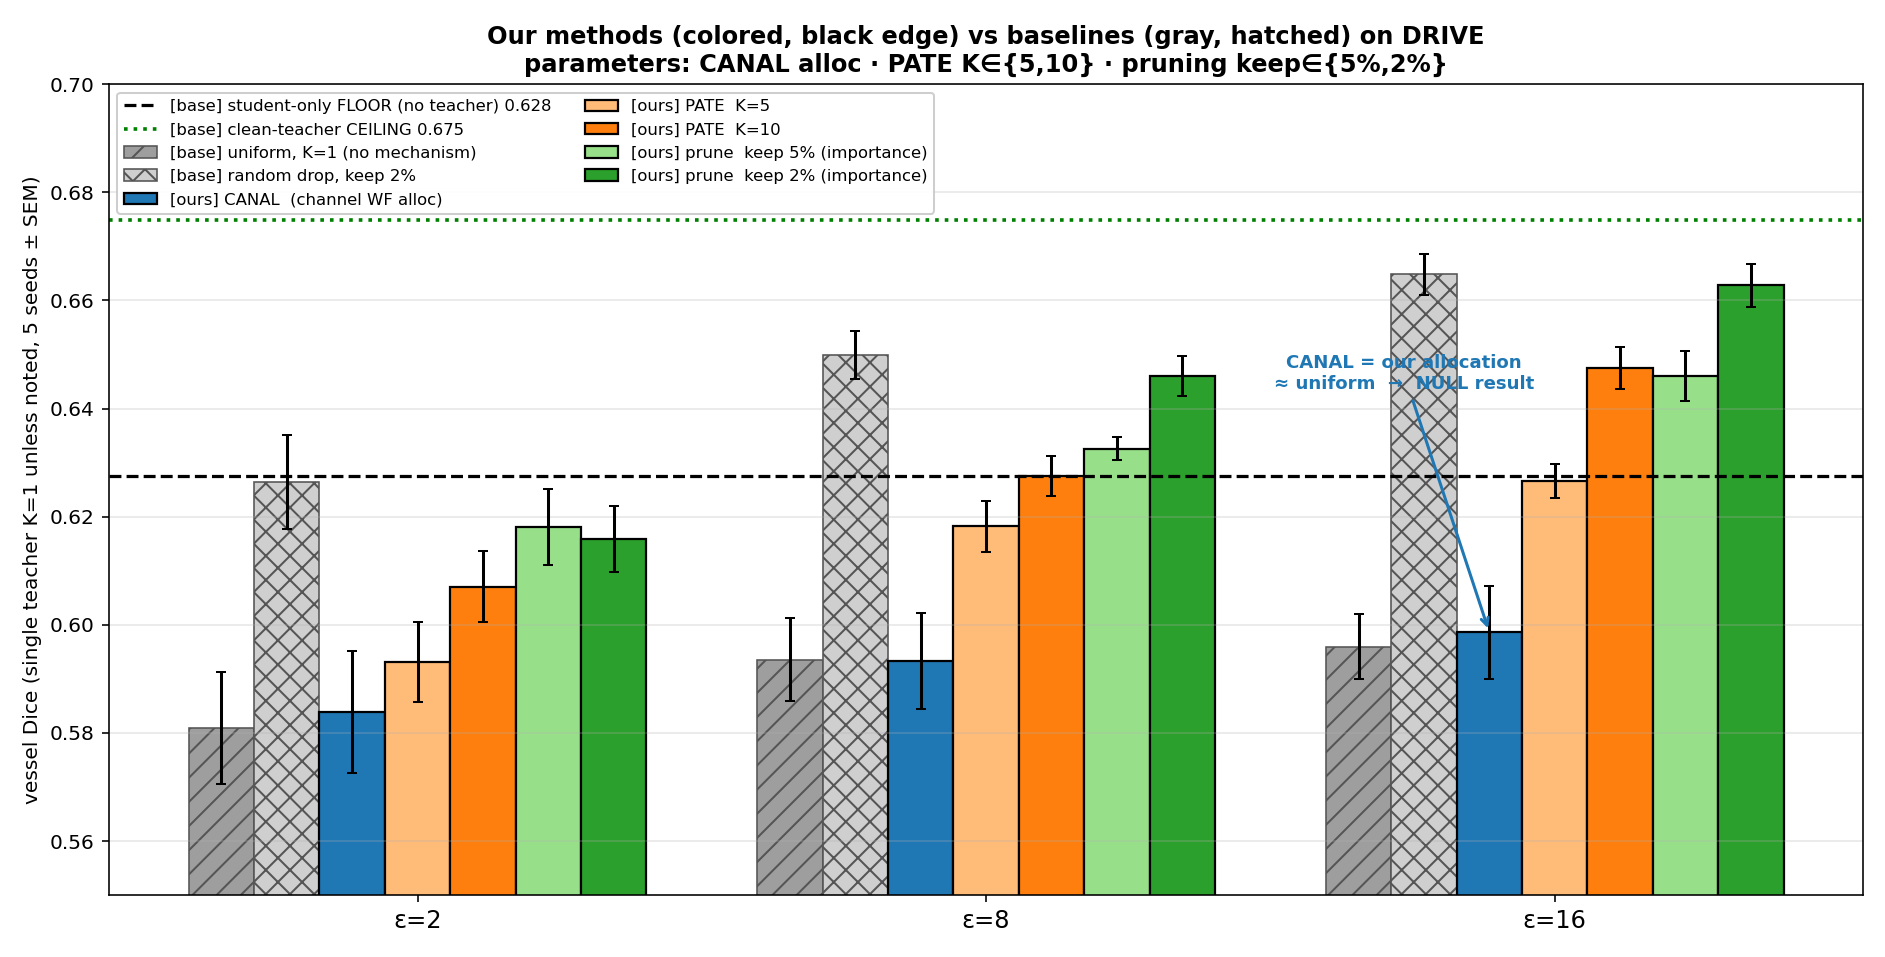

Reproduce this figure in Python.
"""Ours-vs-baseline comparison, CANAL explicitly marked.
All bars share the same TinyUNet single-teacher 5-seed protocol."""
import json
from pathlib import Path
import numpy as np
import matplotlib
matplotlib.use("Agg")
import matplotlib.pyplot as plt

HERE = Path(__file__).parent
def L(n): return json.load(open(HERE / n))
ksat    = L("drive_pate_K_saturation_results.json")
compare = L("drive_compare_pate_canal_uniform_results.json")
prune   = L("drive_single_teacher_pruning_results.json")
abl     = L("drive_pruning_ablation_results.json")
EPS = [2.0, 8.0, 16.0]
SQ5 = np.sqrt(5)

def ks(K,e):  c=ksat["sweep"][str(K)]["epsilons"][f"{e}"];        return c["mean"], c["sem"]
def cn(e):    c=compare["K1_CANAL"][str(e)];                       return c["mean"], c["sem"]
def un(e):    c=compare["K1_uniform"][str(e)];                     return c["mean"], c["sem"]
def pr(f,e):  c=prune["sweep"][str(e)][f"{f:.2f}"];               return c["mean"], c["sem"]
def rnd(e):   c=abl["noisy"][str(e)]["rand_keep02"]["vessel_dice"];return c["mean"], c["std"]/SQ5

floor   = abl["no_noise"]["student_only"]["vessel_dice"]["mean"]
ceiling = abl["no_noise"]["clean_full"]["vessel_dice"]["mean"]

# (label, fn, color, hatch, group)
BASE = "BASELINE"; OURS = "OURS"
bars = [
    ("uniform, K=1 (no mechanism)", un,            "#9e9e9e", "//", BASE),
    ("random drop, keep 2%",        rnd,           "#cfcfcf", "xx", BASE),
    ("CANAL  (channel WF alloc)",   cn,            "#1f77b4", "",   OURS),
    ("PATE  K=5",                   lambda e:ks(5,e),  "#ffbb78", "", OURS),
    ("PATE  K=10",                  lambda e:ks(10,e), "#ff7f0e", "", OURS),
    ("prune  keep 5% (importance)", lambda e:pr(0.05,e),"#98df8a", "", OURS),
    ("prune  keep 2% (importance)", lambda e:pr(0.02,e),"#2ca02c", "", OURS),
]
fig, ax = plt.subplots(figsize=(13, 6.6))
nb=len(bars); w=0.115; x=np.arange(len(EPS))
canal_xs=[]
for i,(name,fn,col,hatch,grp) in enumerate(bars):
    ms=[fn(e)[0] for e in EPS]; ss=[fn(e)[1] for e in EPS]
    pos=x+(i-nb/2+0.5)*w
    edge = "black" if grp==OURS else "#555555"
    ax.bar(pos, ms, w, yerr=ss, capsize=2.5, color=col, hatch=hatch,
           edgecolor=edge, linewidth=1.1 if grp==OURS else 0.8,
           label=("[ours] " if grp==OURS else "[base] ")+name)
    if name.startswith("CANAL"): canal_xs=pos
# reference lines
ax.axhline(floor,   color="black", ls="--", lw=1.6, label=f"[base] student-only FLOOR (no teacher) {floor:.3f}")
ax.axhline(ceiling, color="green", ls=":",  lw=1.8, label=f"[base] clean-teacher CEILING {ceiling:.3f}")
# annotate CANAL
ytop=cn(EPS[2])[0]
ax.annotate("CANAL = our allocation\n≈ uniform  →  NULL result",
            xy=(canal_xs[2], ytop), xytext=(canal_xs[2]-0.15, ytop+0.045),
            fontsize=9, ha="center", fontweight="bold", color="#1f77b4",
            arrowprops=dict(arrowstyle="->", color="#1f77b4", lw=1.5))

ax.set_xticks(x); ax.set_xticklabels([f"ε={int(e)}" for e in EPS], fontsize=12)
ax.set_ylabel("vessel Dice (single teacher K=1 unless noted, 5 seeds ± SEM)")
ax.set_ylim(0.55, 0.70)
ax.set_title("Our methods (colored, black edge) vs baselines (gray, hatched) on DRIVE\n"
             "parameters: CANAL alloc · PATE K∈{5,10} · pruning keep∈{5%,2%}", fontweight="bold")
ax.legend(fontsize=8.2, ncol=2, loc="upper left", framealpha=0.95)
ax.grid(alpha=0.3, axis="y")
fig.tight_layout(); fig.savefig(HERE/"fig_methods_vs_baselines.png", dpi=145)
print("saved fig_methods_vs_baselines.png")
print(f"floor={floor:.3f} ceiling={ceiling:.3f}")
for name,fn,_,_,grp in bars:
    print(f"  [{grp:8s}] {name:30s} " + " ".join(f"{fn(e)[0]:.3f}" for e in EPS))
